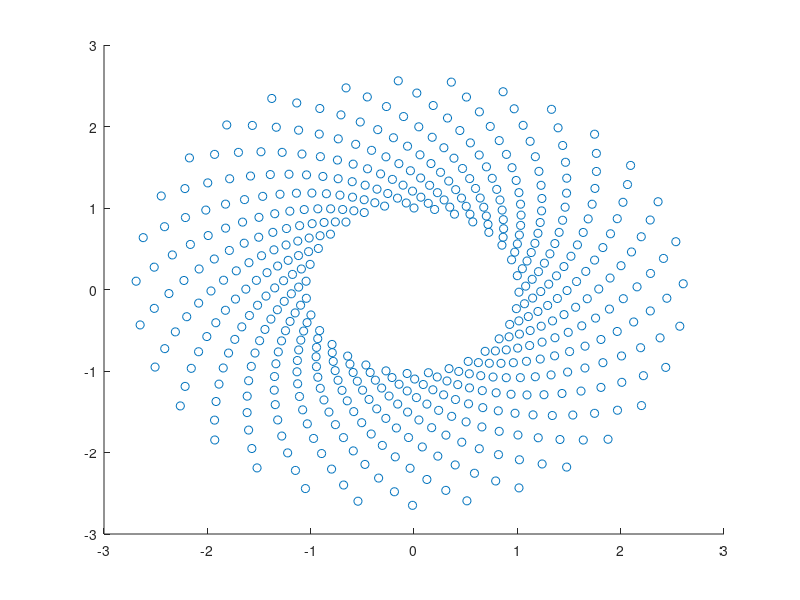
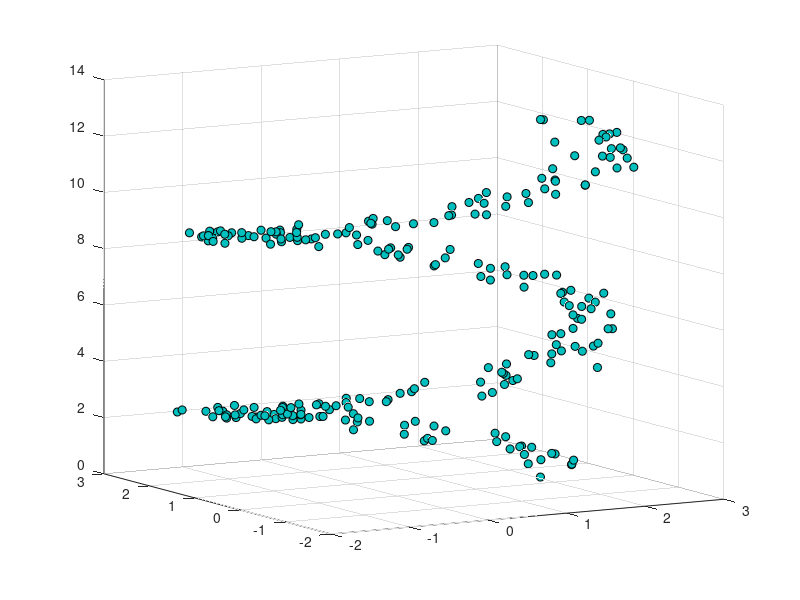

The MATLAB script that drew these images, in order: (Note: this script raises an error after producing the figures.)
% Sesion 2 - Abraham Rodriguez
%% Declaracione
clear;clc;close all

% Variables y vectores
a = 1; % whos a
b = "Hola mundo";
disp(b)
c = [1 2 3];
g = 1:3;

% Matrices
d = [1 2 3;4 5 6;7 8 9];
e = [1,2,3;4,5,6;7,8,9];
d = [1 2 3;4 5 6;7 8 9];
f = [1 2 3;...
     4 5 6;...
     7 8 9];

% Indexado
d(3,3);
d(1:2,1:2);
d(:,:);
d(end-1,end-1);
d(:);

%% Operaciones
linspace(-1,1,10);

a = [1 2 3 4 6 4 3 4 5];
b = a + 2;

A = [1 2 0; 2 5 -1; 4 10 -1];
B = A';
C = A * B;
C = A .* B;

b = [1;3;5];
x = A\b;

eig(A)

% Producto punto producto cruz
A = [4 -2 1];
B = [1 -1 3];
C = cross(A,B);
D = dot(A,B);
A*B'

% Producto externo
A'*B

%% Plot
x = 0:pi/10:2*pi;
y1 = sin(x);
y2 = sin(x-0.25);
y3 = sin(x-0.5);

figure
plot(x,y1,'g',x,y2,'b--o',x,y3,'c*')

%% Scatter
theta = linspace(0,1,500);
x = exp(theta).*sin(100*theta);
y = exp(theta).*cos(100*theta);
s = scatter(x,y);

%% Scatter3
z = linspace(0,4*pi,250);
x = 2*cos(z) + rand(1,250);
y = 2*sin(z) + rand(1,250);

figure
scatter3(x,y,z,...
        'MarkerEdgeColor','k',...
        'MarkerFaceColor',[0 .75 .75])
view(-30,10)

%% Matrices a archivos y viceversa
datos = iris_dataset;
writematrix(datos,'datos.csv');
datos2 = readmatrix('datos.csv');

%% Easter eggs
image
spy
why
penny
logo
fifteen
xpbombs
surf(membrane)
axis vis3d
life
x=[-2:.001:2],y=(sqrt(cos(x)).*cos(200*x)+sqrt(abs(x))-0.7).*(4-x.*x).^0.01,plot(x,y);

